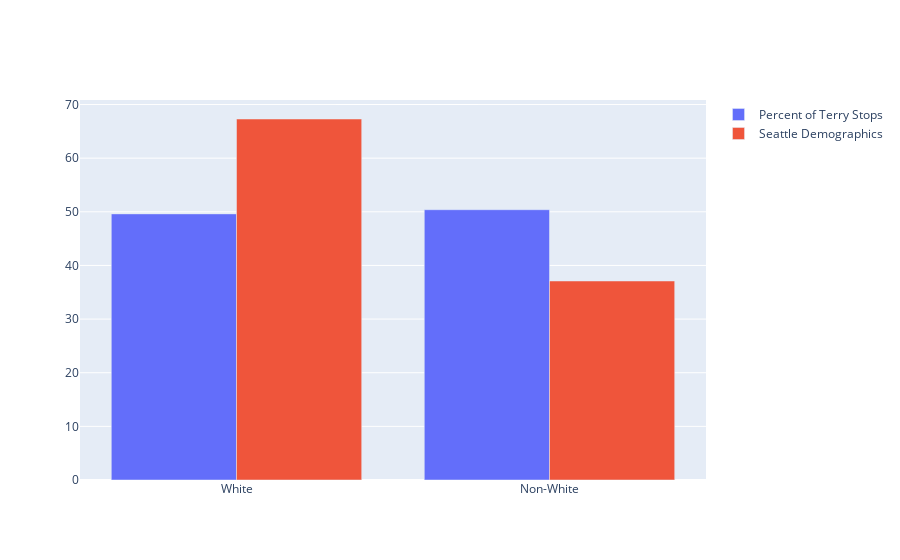

Write notebook code for a chart like this one.
### Code cell
import plotly.graph_objects as go

fig = go.Figure(data=[
    go.Bar(name='Percent of Terry Stops', x=race_3.index, y=race_3['percentage']),
    go.Bar(name='Seattle Demographics', x=race_3.index, y=race_3['demographics'])
])
# Change the bar mode
fig.update_layout(barmode='group')
fig.show()

### Figure 1 — Plotly figure (JSON) as saved in the notebook; plotly's stock layout.template omitted (floating-point values rounded to 4 significant figures)
{"data": [{"name": "Percent of Terry Stops", "type": "bar", "x": ["White", "Non-White"], "y": [49.61, 50.39]}, {"name": "Seattle Demographics", "type": "bar", "x": ["White", "Non-White"], "y": [67.3, 37.1]}], "layout": {"barmode": "group"}}
